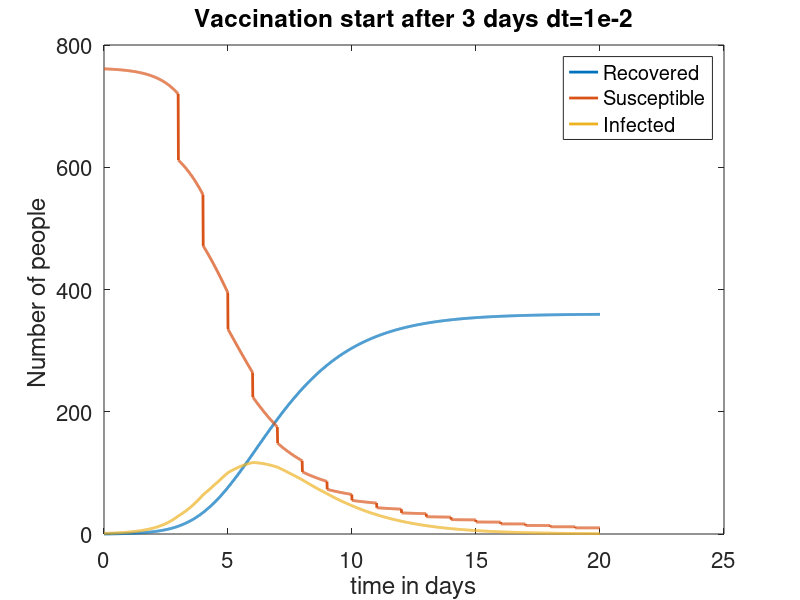

Write the MATLAB code that produced this figure.
clear
close all

total_population= 762;

total_time=20;
dt=1e-2;

N= total_time/dt;

% recovery rate
gamma=0.5;

beta=0.00218;

% susceptible
S= zeros(N,1);

% infected
I=zeros(N,1);

% recovered 
R=zeros(N,1);


t= zeros(N,1);

% initial condition
S(1)= total_population-1;
I(1)=1;

% count to check if it is start of day so that vaccination can be done
count = N/20;

for i=1:N
  
    if i> 3*(N/20) && count>= (N/20)  % vaccination starts after 3 days

        count = 0;
        S(i)= 0.85*S(i);
    end

    count =count+1;

    R(i+1) = R(i) + gamma*I(i)*dt;

    I(i+1)= I(i) +dt*( beta*I(i)*S(i) - gamma*I(i) );

    S(i+1)= S(i) - dt*beta*I(i)*S(i);

    t(i+1)= t(i)+ dt;

end

set(0,'DefaultAxesFontSize',16);

p1=plot(t,R,'LineWidth',2);

hold on;

p2=plot(t,S,'LineWidth',2);

hold on

p3= plot(t,I,'LineWidth',2);

title('Vaccination start after 3 days dt=1e-2');
xlabel('time in days');
ylabel('Number of people ');

legend('Recovered','Susceptible','Infected');
